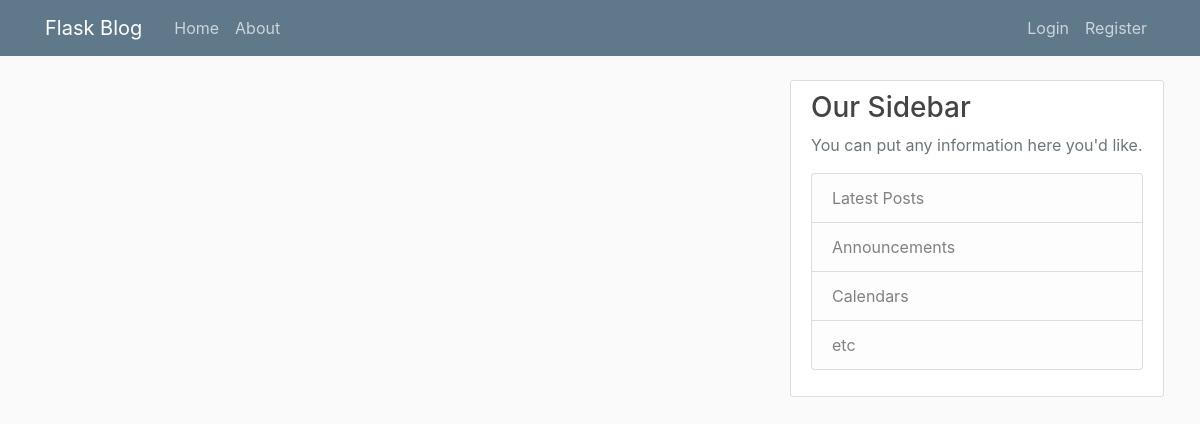
The app's page /home, older data.
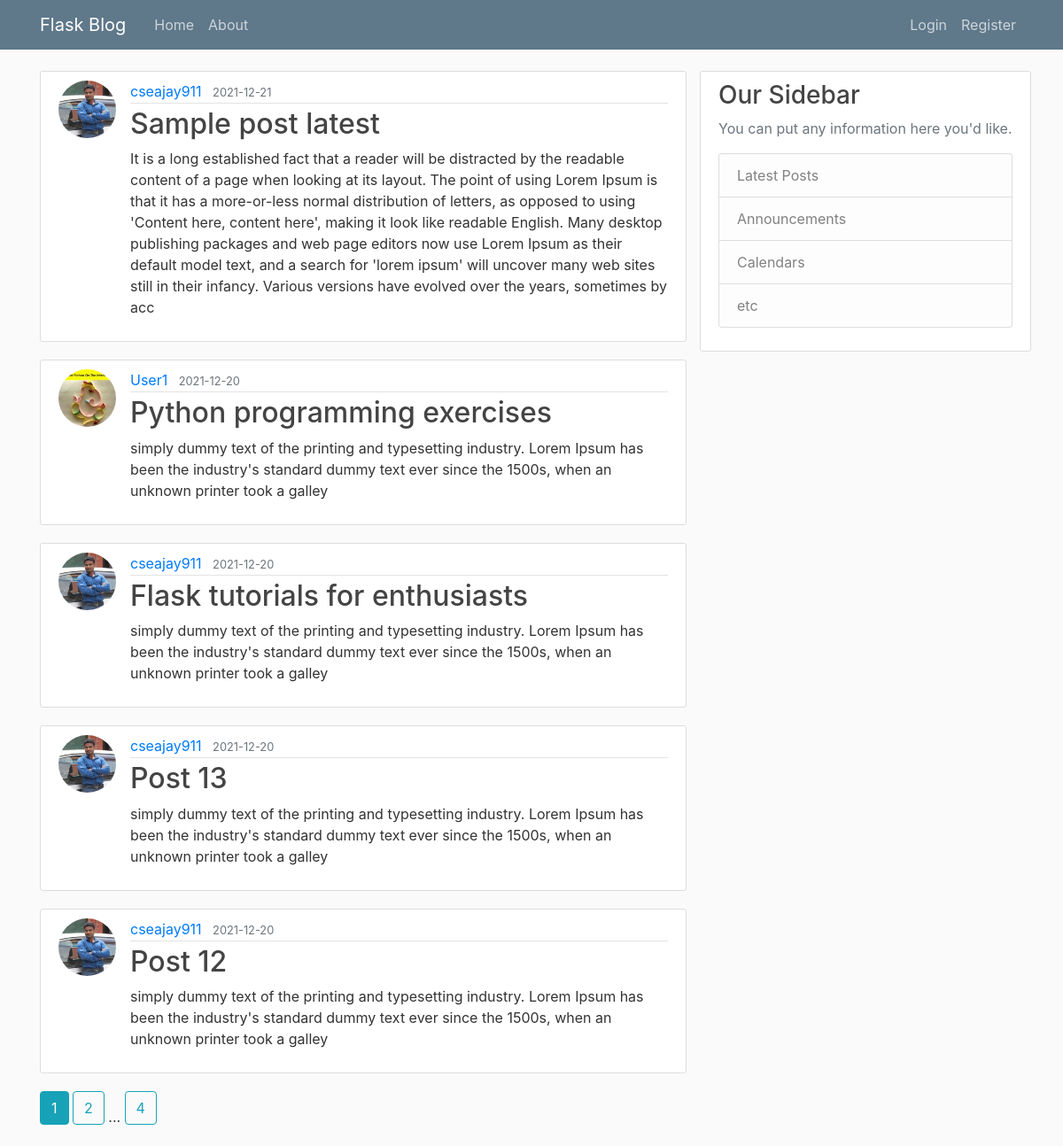
The same page, newer data.
### flaskblog/models.py (models this page shows, shortened)
class Post(db.Model):
    id = db.Column(db.Integer, primary_key=True)
    title = db.Column(db.String(100), nullable=False)
    date_posted = db.Column(db.DateTime, nullable=False, default=datetime.now)
    content = db.Column(db.Text, nullable=False)
    user_id = db.Column(db.Integer, db.ForeignKey('user.id'), nullable=False)

class User(db.Model, UserMixin):
    id = db.Column(db.Integer, primary_key=True)
    username = db.Column(db.String(20), unique=True, nullable=False)
    email = db.Column(db.String(120), unique=True, nullable=False)
    image_file = db.Column(db.String(20), nullable=False, default='default.jpg')
    password = db.Column(db.String(60), nullable=False)
    posts = db.relationship('Post', backref='author', lazy=True)
    histories = db.relationship('AccountUpdateHistory', backref='author', lazy=True)

### flaskblog/main/routes.py (the view)
@main.route("/")
@main.route("/home")
def home():
    page = request.args.get('page', 1, type=int)
    posts = Post.query.order_by(Post.date_posted.desc()).paginate(page=page, per_page=5)
    return render_template('home.html', posts=posts)

### flaskblog/templates/home.html
{% extends "layout.html" %}
{% block content%}
    {% for post in posts.items %}
        <article class="media content-section">
              <img class="rounded-circle article-img" src=" {{ url_for('static', filename='profile_pics/' + post.author.image_file) }}" alt="">
              <div class="media-body">
                <div class="article-metadata">
                  <a class="mr-2" href="{{ url_for('users.user_posts', username=post.author.username) }}">{{ post.author.username }}</a>
                  <small class="text-muted">{{ post.date_posted.strftime('%Y-%m-%d') }}</small>
                </div>
                <h2><a class="article-title" href=" {{ url_for('posts.post', post_id=post.id) }}">{{ post.title }}</a></h2>
                <p class="article-content">{{ post.content }}</p>
              </div>
        </article>
    {% endfor %}
    {% for page_num in posts.iter_pages(left_edge=1, right_edge=1, left_current=1, right_current=2) %}
        {% if page_num %}
            {% if posts.page == page_num %}
                    <a class="btn btn-info mb-4" href=" {{ url_for('main.home', page=page_num) }}"> {{ page_num }}</a>
            {% else %}
                    <a class="btn btn-outline-info mb-4" href=" {{ url_for('main.home', page=page_num) }}"> {{ page_num }}</a>
            {% endif %}
        {% else %}
            ...
        {% endif %}
    {% endfor %}
{% endblock content %}

### flaskblog/templates/layout.html (shortened to what this page needs)
<!DOCTYPE html>
<html>
<head>
    <link rel="stylesheet" href="https://stackpath.bootstrapcdn.com/bootstrap/4.3.1/css/bootstrap.min.css">
    <link rel="stylesheet" type="text/css" href="{{ url_for('static',filename='main.css') }}">
</head>
<body>
       <header class="site-header">
          <nav class="navbar navbar-expand-md navbar-dark bg-steel fixed-top">
            <div class="container">
              <a class="navbar-brand mr-4" href="/">Flask Blog</a>
              <div class="collapse navbar-collapse" id="navbarToggle">
                <div class="navbar-nav mr-auto">
                  <a class="nav-item nav-link" href=" {{ url_for('main.home')}}">Home</a>
                  <a class="nav-item nav-link" href=" {{ url_for('main.about') }}">About</a>
                </div>
                <div class="navbar-nav">
                    {% if current_user.is_authenticated  %}
                            <a class="nav-item nav-link" href="{{ url_for('posts.new_post')}}">New Post</a>
                            <a class="nav-item nav-link" href="{{ url_for('users.account')}}">Account</a>
                            <a class="nav-item nav-link" href="{{ url_for('users.account_history')}}">History</a>
                            <a class="nav-item nav-link" href="{{ url_for('users.logout')}}">Logout</a>
                    {% else %}
                          <a class="nav-item nav-link" href="{{ url_for('users.login')}}">Login</a>
                          <a class="nav-item nav-link" href="{{ url_for('users.register')}}">Register</a>
                    {% endif %}
                </div>
              </div>
            </div>
          </nav>
        </header>
    <main role="main" class="container">
        <div class="row">
            <div class="col-md-8">
                {% block content %} {% endblock %}
            </div>
            <div class="cold-md-4">
                <div class="content-section">
                    <h3>Our Sidebar</h3>
                    <p class='text-muted'>You can put any information here you'd like.
                      <ul class="list-group">
                        <li class="list-group-item list-group-item-light">Latest Posts</li>
                        <li class="list-group-item list-group-item-light">Announcements</li>
                        <li class="list-group-item list-group-item-light">Calendars</li>
                        <li class="list-group-item list-group-item-light">etc</li>
                      </ul>
                    </p>
                </div>
            </div>
        </div>
    </main>
</body>
</html>

### flaskblog/static/main.css (style rules this page uses)
body { background: #fafafa; color: #333333; margin-top: 5rem; }
h1, h2, h3, h4, h5, h6 { color: #444444; }
.bg-steel { background-color: #5f788a; }
.site-header .navbar-nav .nav-link { color: #cbd5db; }
.content-section { background: #ffffff; padding: 10px 20px; border: 1px solid #dddddd; border-radius: 3px; margin-bottom: 20px; }
.article-title { color: #444444; }
.article-content { white-space: pre-line; }
.article-img { height: 65px; width: 65px; margin-right: 16px; }
.article-metadata { padding-bottom: 1px; margin-bottom: 4px; border-bottom: 1px solid #e3e3e3 }

Row changes from the older to the newer data that the page shows:
added Post: image_file (picture), author.username "cseajay911", date_posted "2021-12-21", title "Sample post latest", content "It is a long established fact that a reader will be distracted by the readable content of a page when looking at its layout. The point of using Lorem Ipsum is that it has a more-or-less normal distribution of letters, as opposed to using 'Content here, content here', making it look like readable English. Many desktop publishing packages and web page editors now use Lorem Ipsum as their default model text, and a search for 'lorem ipsum' will uncover many web sites still in their infancy. Various versions have evolved over the years, sometimes by acc"
added Post: image_file (picture), author.username "User1", date_posted "2021-12-20", title "Python programming exercises", content "simply dummy text of the printing and typesetting industry. Lorem Ipsum has been the industry's standard dummy text ever since the 1500s, when an unknown printer took a galley"
added Post: image_file (picture), author.username "cseajay911", date_posted "2021-12-20", title "Flask tutorials for enthusiasts", content "simply dummy text of the printing and typesetting industry. Lorem Ipsum has been the industry's standard dummy text ever since the 1500s, when an unknown printer took a galley"
added Post: image_file (picture), author.username "cseajay911", date_posted "2021-12-20", title "Post 13", content "simply dummy text of the printing and typesetting industry. Lorem Ipsum has been the industry's standard dummy text ever since the 1500s, when an unknown printer took a galley"
added Post: image_file (picture), author.username "cseajay911", date_posted "2021-12-20", title "Post 12", content "simply dummy text of the printing and typesetting industry. Lorem Ipsum has been the industry's standard dummy text ever since the 1500s, when an unknown printer took a galley"
Text that changed along with them:
new list line: "1"
new list line: "2"
new list line: "4"
